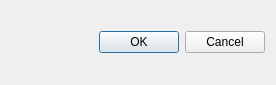
<?xml version="1.0" encoding="UTF-8"?>
<ui version="4.0">
 <class>TableHeaderSelectDialog</class>
 <widget class="QDialog" name="TableHeaderSelectDialog">
  <property name="geometry">
   <rect>
    <x>0</x>
    <y>0</y>
    <width>276</width>
    <height>85</height>
   </rect>
  </property>
  <property name="windowTitle">
   <string>Dialog</string>
  </property>
  <layout class="QVBoxLayout" name="verticalLayout">
   <item>
    <layout class="QGridLayout" name="gridLayout"/>
   </item>
   <item>
    <widget class="QDialogButtonBox" name="buttonBox">
     <property name="maximumSize">
      <size>
       <width>16777215</width>
       <height>60</height>
      </size>
     </property>
     <property name="orientation">
      <enum>Qt::Horizontal</enum>
     </property>
     <property name="standardButtons">
      <set>QDialogButtonBox::Cancel|QDialogButtonBox::Ok</set>
     </property>
    </widget>
   </item>
  </layout>
 </widget>
 <resources/>
 <connections>
  <connection>
   <sender>buttonBox</sender>
   <signal>accepted()</signal>
   <receiver>TableHeaderSelectDialog</receiver>
   <slot>accept()</slot>
   <hints>
    <hint type="sourcelabel">
     <x>248</x>
     <y>254</y>
    </hint>
    <hint type="destinationlabel">
     <x>157</x>
     <y>274</y>
    </hint>
   </hints>
  </connection>
  <connection>
   <sender>buttonBox</sender>
   <signal>rejected()</signal>
   <receiver>TableHeaderSelectDialog</receiver>
   <slot>reject()</slot>
   <hints>
    <hint type="sourcelabel">
     <x>316</x>
     <y>260</y>
    </hint>
    <hint type="destinationlabel">
     <x>286</x>
     <y>274</y>
    </hint>
   </hints>
  </connection>
 </connections>
</ui>
